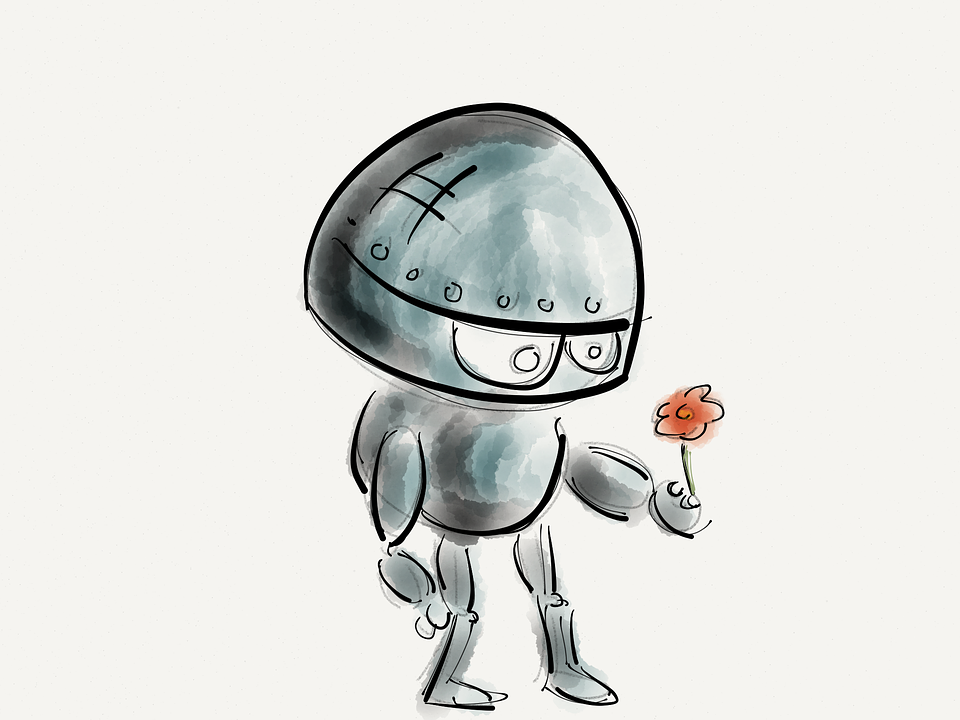
#> input picture warping/robot.png, 960 x 720 px
$ python warpExample.py
#> lines starting #> are read from the running program, lines starting #| are printed output that depends on the picture
import numpy as np
import cv2
img1 = cv2.imread("robot.png")
#> img1 is the input picture: shape (720, 960, 3); mean B, G, R 220.7, 224.3, 223.7

# Output image is set to white
img2 = 255 * np.ones(img1.shape, dtype=img1.dtype)
img2 = img1

# Define input and output triangles
tri1 = np.float32([[[420, 200], [120, 250], [510, 400]]])
tri2 = np.float32([[[460, 200], [220, 270], [460, 400]]])


# Find bounding box.
r1 = cv2.boundingRect(tri1)
r2 = cv2.boundingRect(tri2)

# Offset points by left top corner of the
# respective rectangles

tri1Cropped = []
tri2Cropped = []

for i in range(0, 3):
    tri1Cropped.append(((tri1[0][i][0] - r1[0]), (tri1[0][i][1] - r1[1])))
    tri2Cropped.append(((tri2[0][i][0] - r2[0]), (tri2[0][i][1] - r2[1])))

# Apply warpImage to small rectangular patches
img1Cropped = img1[r1[1]:r1[1] + r1[3], r1[0]:r1[0] + r1[2]]
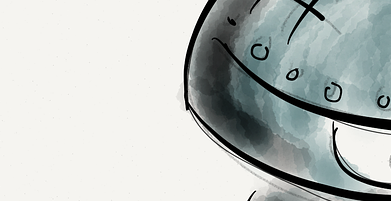
#> img1Cropped: shape (201, 391, 3); mean B, G, R 191.8, 194.2, 188.7

# Given a pair of triangles, find the affine transform.
warpMat = cv2.getAffineTransform( np.float32(tri1Cropped), np.float32(tri2Cropped) )

# Apply the Affine Transform just found to the src image
img2Cropped = cv2.warpAffine( img1Cropped, warpMat, (r2[2], r2[3]), None, flags=cv2.INTER_LINEAR, borderMode=cv2.BORDER_REFLECT_101 )
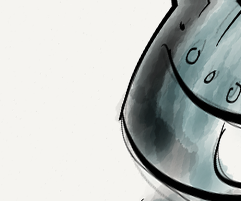
#> img2Cropped: shape (201, 241, 3); mean B, G, R 191.3, 193.8, 189.5
#> (the run stopped early here; a loop or call above may not have finished)
